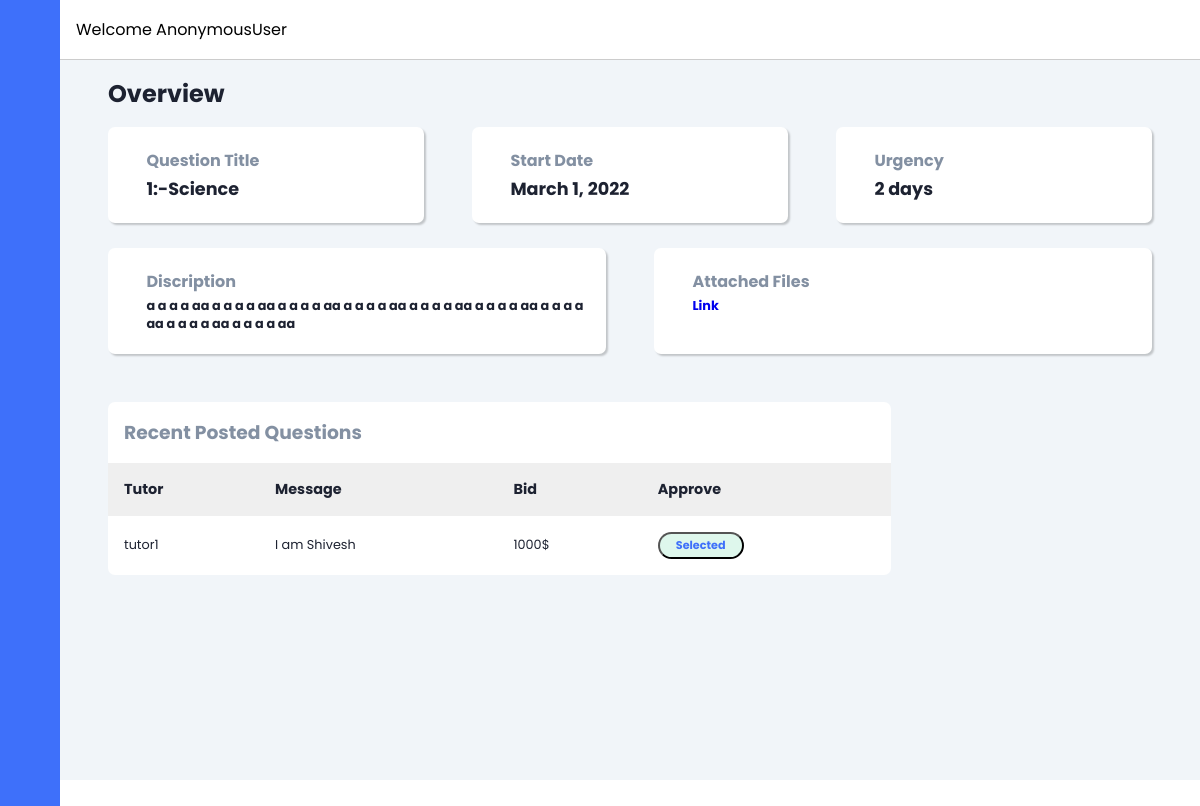
Screenshot of /student/1 with the database file from the repository.
### student/models.py (models this page shows, shortened)
class Bid(models.Model):
    id = models.AutoField(primary_key=True)
    tutor = models.ForeignKey(Tutor, on_delete=models.CASCADE, null=True, blank=True)
    project = models.ForeignKey(Question, on_delete=models.CASCADE, null=True, blank=True)
    is_selected = models.BooleanField(default=False)
    description=models.TextField(max_length=500, null=True)
    cost = models.CharField(max_length=50000, null=True)
    day = models.CharField(max_length=250, null=True)
    rating= models.IntegerField(blank=True,default=5)
    status = models.CharField(max_length=30, choices=COLOR_STATUS, default='Open')
    payment_status = models.IntegerField(choices = payment_status_choices, default=3)
    order_id = models.CharField(unique=True, max_length=100, null=True, blank=True, default=None)
    datetime_of_payment = models.DateTimeField(default=timezone.now)
    razorpay_order_id = models.CharField(max_length=500, null=True, blank=True)
    razorpay_payment_id = models.CharField(max_length=500, null=True, blank=True)
    razorpay_signature = models.CharField(max_length=500, null=True, blank=True)
    def __str__(self):
        return str(self.tutor.username) + str(' | ') + str(self.project.id)

class Question(models.Model):
    id = models.AutoField(primary_key=True)
    student = models.ForeignKey(Student, on_delete=models.CASCADE, null=True, blank=True)
    randomly_generated_id = models.UUIDField(unique=True, default=uuid.uuid4, editable=False)
    category = models.CharField(max_length=30, choices=categotry ,default='others')
    urgency= models.CharField(max_length=250, null=True)
    description=models.CharField(max_length=250, null=True)
    upload = models.FileField(upload_to ='static/media/', null=True)
    date = models.DateField(null=True)
    time = models.TimeField(null=True)
    def __str__(self):
        return str(self.category)

class Tutor(models.Model):
    username = models.OneToOneField(User, on_delete=models.CASCADE, null=True, blank=True)
    Education_status = models.CharField(max_length=250, null=True)
    Drive_link = models.URLField(max_length=300)
    Area_of_Expertise = models.CharField(max_length=250, null=True)
    is_verified=models.BooleanField(default=False)

### Learning/views.py (the view)
# urls.py: path("student/<int:myid>", views.stu_bid, name='stu_bid'),
def stu_bid(request, myid):
    que = Question.objects.get(id=myid)
    print(myid)
    bid = Bid.objects.filter(project=que)
    print(bid)
    context = {
        'name': request.user,
        'bid' : bid,
        'razorpay_merchant_id':razorpay_id
    }
    return render(request, 'student/bid.html', context)

### templates/student/bid.html (shortened to what this page needs)
<!DOCTYPE html>
{% load static %}
<html lang="en">
<head>
    <link rel="stylesheet" href="https://cdn.jsdelivr.net/gh/lykmapipo/themify-icons@0.1.2/css/themify-icons.css">
    <link rel="stylesheet" href="{% static 'css/bid.css' %}">
</head>
<body>
    <div class="sidebar">
        <div class="sidebar-header">
        </div>
        <div class="sidebar-menu">
            <ul>
            </ul>
        </div>
    </div>
    <div class="main-content">
        <header>
            <div class="search-wrapper">
                <span>Welcome {{name}}</span>
            </div>
            <div class="social-icons">
                <div></div>
            </div>
        </header>
        <main>
            <h2 class="dash-title">Overview</h2>
            <div class="dash-cards">
                <div class="card-single">
                    <div class="card-body">
                        <div>
                            <h5>Question Title</h5>
                            <h4>{{bid.0.project.id}}:-{{bid.0.project}}</h4>
                        </div>
                    </div>
                </div>
                <div class="card-single">
                    <div class="card-body">
                        <div>
                            <h5>Start Date</h5>
                            <h4>{{bid.0.project.date}}</h4>
                        </div>
                    </div>
                </div>
                <div class="card-single">
                    <div class="card-body">
                        <div>
                            <h5>Urgency</h5>
                            <h4>{{bid.0.project.urgency}} days</h4>
                        </div>
                    </div>
                </div>
            </div>
            <br>
            <div class="dash-cards2">
                <div class="card-single">
                    <div class="card-body">
                        <div>
                            <h5>Discription</h5>
                            <h4>{{bid.0.project.description}}</h4>
                        </div>
                    </div>
                </div>
                <div class="card-single">
                    <div class="card-body">
                        <div>
                            <h5>Attached Files</h5>
                            <h4><a href={{bid.0.project.upload}}>Link</a></h4>
                        </div>
                    </div>
                </div>
            </div>
            <section class="recent">
                <div class="activity-grid">
                    <div class="activity-card">
                        <h3>Recent Posted Questions</h3>
                        <div class="table-responsive">
                            <table>
                                <thead>
                                    <tr>
                                        <th>Tutor</th>
                                        <th>Message</th>
                                        <th>Bid</th>
                                        <th>Approve</th>
                                    </tr>
                                </thead>
                                <tbody>
                                    {% for b in bid %}
                                    <tr>
                                        <td>{{b.tutor.username}}</td>
                                        <td>{{b.description}}</td>
                                        <td>{{b.cost}}$</td>
                                        <td>{% if b.status == "Open" %}
                                            <button class="badge success btnSelect" data-hex={{b.tutor.id}}
                                                data-hex1={{b.project.id}} data-hex2="{{b.cost}}">Approve</button>
                                            {%elif b.status == "Progress"%}
                                            <button class="badge success">Selected</button>
                                            {%elif b.status == "Completed"%}
                                            <button class="badge info">Completed</button>
                                            {%else%}
                                            <button class="badge warning">Rejected</button>
                                            {% endif %}
                                        </td>
                                    </tr>
                                    {% endfor %}
                                </tbody>
                            </table>
                        </div>
                    </div>
                </div>
    </div>
    <button id="rzp-button1">Pay</button>
</body>
</html>

### static/css/bid.css (style rules this page uses)
:root { --main-color: #3e70fa; --color-dark: #1D2231; --text-grey: #8390A2; }
* { font-family: 'Poppins', sans-serif; margin: 0; padding: 0; text-decoration: none; list-style-type: none; box-sizing: border-box; }
.sidebar { height: 100%; width: 240px; position: fixed; left: 0; top: 0; z-index: 100; background: var(--main-color); color: #fff; overflow-y: auto; transition: width 500ms; }
.sidebar-header { display: flex; justify-content: space-between; align-items: center; height: 60px; padding: 0rem 1rem; }
.sidebar-menu { padding: 1rem; }
.main-content { position: relative; margin-left: 240px; transition: margin-left 500ms; }
header { position: fixed; left: 240px; top: 0; z-index: 100; width: calc(100% - 240px); background: #fff; height: 60px; padding: 0rem 1rem; display: flex; align-items: center; justify-content: space-between; border-bottom: 1px solid #ccc; transition: left 500ms; }
.search-wrapper { display: flex; align-items: center; }
.social-icons { display: flex; align-items: center; }
.social-icons span, .social-icons div { margin-left: 1.2rem; }
.social-icons div { height: 38px; width: 38px; background-size: cover; background-repeat: no-repeat; background-image: url(img/1.jpg); border-radius: 50%; }
main { margin-top: 60px; background: #f1f5f9; min-height: 90vh; padding: 1rem 3rem; }
.dash-title { color: var(--color-dark); margin-bottom: 1rem; }
.dash-cards { display: grid; grid-template-columns: repeat(3, 1fr); grid-column-gap: 3rem; }
.dash-cards2 { display: grid; grid-template-columns: repeat(2, 1fr); grid-column-gap: 3rem; }
.card-single { background: #fff; border-radius: 7px; box-shadow: 2px 2px 2px rgba(0,0,0,0.2); }
.card-body { padding: 1.3rem 1rem; display: flex; align-items: center; }
.card-body h5 { color: var(--text-grey); font-size: 1rem; }
.card-body h4 { color: var(--color-dark); font-size: 1.1rem; margin-top: .2rem; }
.dash-cards2 h4 { color: var(--color-dark); font-size: 0.8rem; margin-top: .2rem; }
.recent { margin-top: 3rem; margin-bottom: 3rem; }
.activity-grid { display: grid; grid-template-columns: 75% 25%; grid-column-gap: 1.5rem; }
.activity-card, .summary-card, .bday-card { background: #fff; border-radius: 7px; }
.activity-card h3 { color: var(--text-grey); margin: 1rem; }
.activity-card table { width: 100%; border-collapse: collapse; }
.activity-card thead { background: #efefef; text-align: left; }
th, td { font-size: .9rem; padding: 1rem 1rem; color: var(--color-dark); }
td { font-size: .8rem; }
.badge { padding: .2rem 1rem; border-radius: 20px; font-weight: 700; font-size: .7rem; cursor: pointer; }
.badge.success { background: #DEF7EC; color: var(--main-color); }
.table-responsive { overflow-x: auto; }
@media only screen and (max-width: 1200px) { .sidebar { width: 60px; z-index: 150; } }
@media only screen and (max-width: 1200px) { .sidebar .sidebar-header, .sidebar li { display: flex; justify-content: center; } }
@media only screen and (max-width: 1200px) { .main-content { margin-left: 60px; } }
@media only screen and (max-width: 1200px) { .main-content header { left: 60px; width: calc(100% - 60px); } }

### rows the page displays
Bid: project "1", project.category "Science", project.date "March 1, 2022", project.urgency "2", project.description "a a a a aa a a a a aa a a a a aa a a a a aa a a a a aa a a a a aa a a a a aa a a a a aa a a a a aa", tutor.username "tutor1", description "I am Shivesh", cost "1000", status "Selected"

### other values shown
{{ name }} "AnonymousUser"
